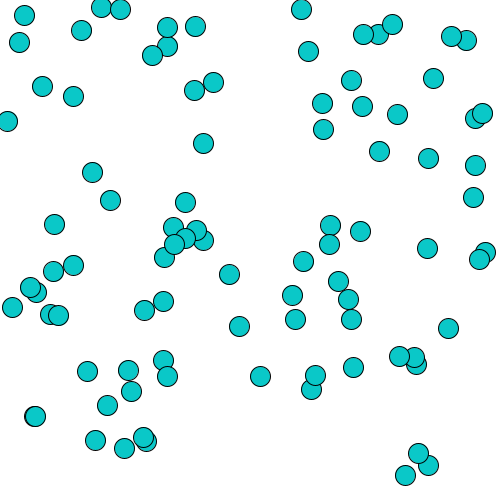
Frame 1 (no input)
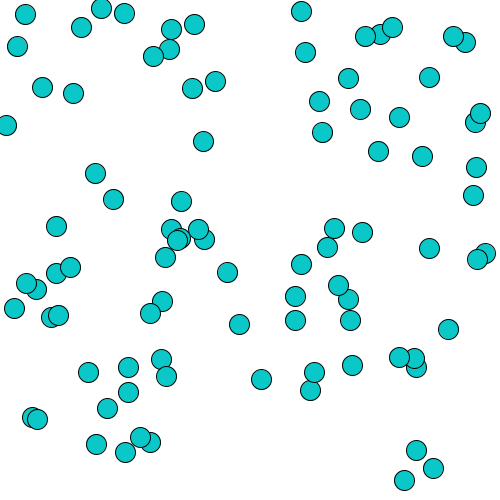
Frame 60 (the mouse pressed at the canvas centre just before this capture)
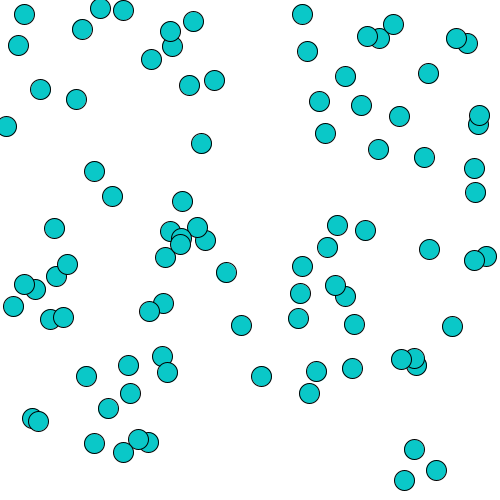
Frame 120 (the mouse held since frame 60 and released just before this capture)

The Processing sketch that drew these frames (run headless with seeded random() and noise(); from frame 60 on, the mouse is pressed at the canvas centre):

// Processing sketch: processing_168223
// ── processing_168223.pde

//setting up an array (increasing the nimber of arraies)
Cell[] myCells= new Cell[90];
Cell myCell;

void setup() {
 size(500,500);
for(int i=0; i<myCells.length;i++){ 
myCells[i]= new Cell();
}
}

void draw(){
  background(255);
  //array
  for(int i=0;i<myCells.length;i++){
    //unit drawn
  myCells[i].display();
  //new location
  myCells[i].update();
  }
}

//this is the cell classe. defined in two parts, declairing variables first

class Cell{
  
  float xlocation;
  float ylocation;
  float dia;
  boolean isseed;
  float cellred, cellgreen, cellblue;
  float lineweight;
  
  // construct it with a constructor
  Cell(){
    xlocation=random(0,500);
    ylocation=random(0,500);
    //diameter changed from 5 to 20
    dia=20;
    isseed=false;
    cellred=10;
    cellgreen=200;
    cellblue=200;
    lineweight=0.5;
  }
 //sets up a small circle 
  void display(){
    stroke(lineweight);
    fill(cellred, cellgreen, cellblue);
    ellipse(xlocation, ylocation, dia,dia);
  }
  //location change
  void update(){
    xlocation=xlocation+random(-0.5,0.5);
    ylocation=ylocation+random(-0.5,0.5);
  }
  
  
}
